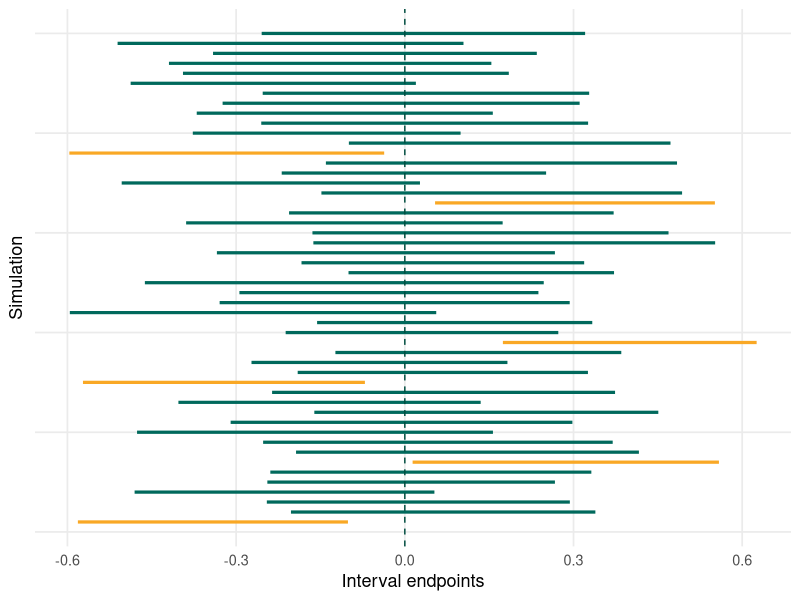

This chart was generated by the following R code:
## ---- chunk 1
#| include: false
library(ggplot2)
library(dplyr)
theme_set(theme_minimal(base_size = 13))
set.seed(258)
## ---- chunk 2
#| echo: false
#| fig-width: 5.4
#| fig-height: 4
#| fig-align: center
set.seed(10)
n <- 50
num_sims <- 50
true_mu <- 0
z <- qnorm(0.975)
ci_df <- data.frame(sim = 1:num_sims) |>
  rowwise() |>
  mutate(
    sample = list(rnorm(n, true_mu, 1)),
    mean = mean(unlist(sample)),
    se = sd(unlist(sample)) / sqrt(n),
    lower = mean - z * se,
    upper = mean + z * se,
    misses = lower > true_mu | upper < true_mu
  ) |>
  ungroup()

ggplot(ci_df, aes(y = sim)) +
  geom_segment(aes(x = lower, xend = upper, colour = misses), linewidth = 1.1) +
  geom_vline(xintercept = true_mu, linetype = "dashed", colour = "#004d40") +
  scale_colour_manual(values = c("FALSE" = "#00695c", "TRUE" = "#f9a825"), guide = "none") +
  labs(x = "Interval endpoints", y = "Simulation") +
  theme(panel.grid.minor = element_blank(), axis.text.y = element_blank())
